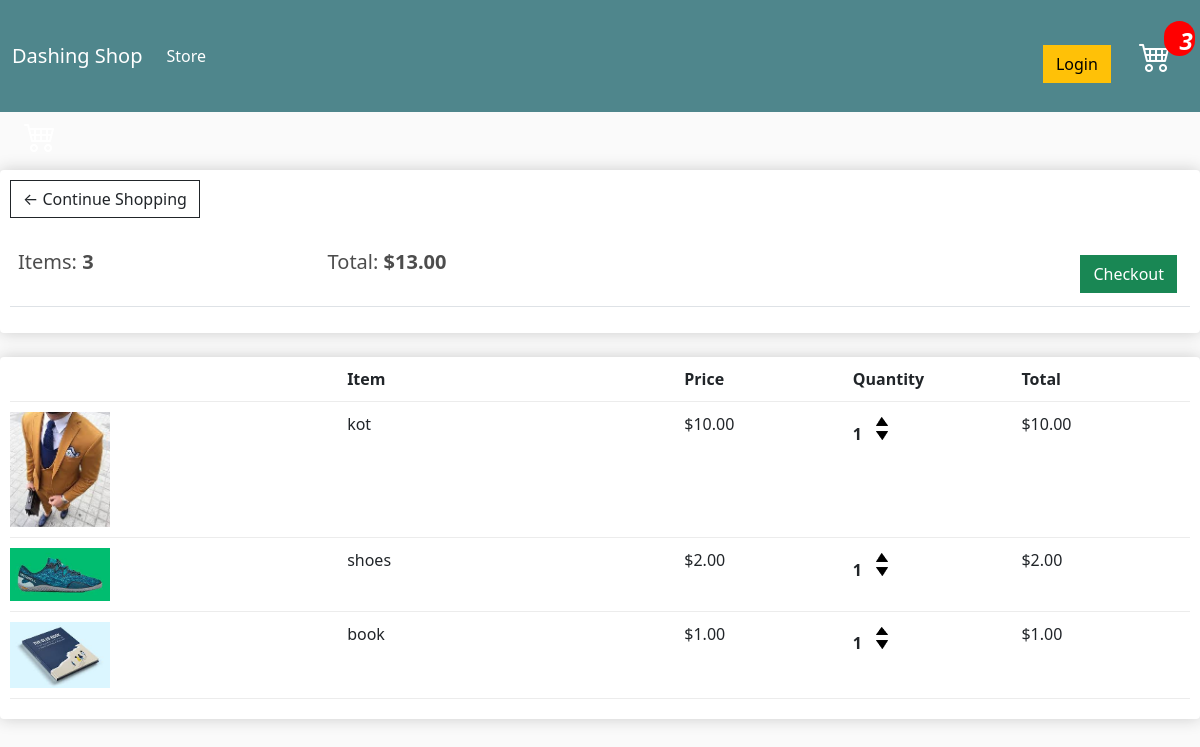
The app's page /cart/ (signed in) with its own data.
### store/models.py (models this page shows, shortened)
class Order (models.Model):
    customer = models.ForeignKey(Customer,on_delete=models.SET_NULL,null=True,blank=True)
    date_ordered = models.DateTimeField(auto_now_add=True)
    complete = models.BooleanField(default=False,null=True,blank=False)
    tarnsaction_id =  models.CharField(max_length=200,null=True)
    @property
    def get_cart_total(self):
        orderitems = self.orderitem_set.all()
        total = sum([item.get_total for item in orderitems])
        return total
    @property
    def get_cart_items(self):
        orderitems = self.orderitem_set.all()
        total = sum([item.quantity for item in orderitems])
        return total

class OrderItem(models.Model):
    product = models.ForeignKey(Product,on_delete=models.SET_NULL,null=True)
    order = models.ForeignKey(Order,on_delete=models.SET_NULL,null=True)
    quantity = models.IntegerField(default=0,null=True,blank=True)
    date_added =models.DateTimeField(auto_now_add=True)
    @property
    def get_total(self):
        total = self.quantity * self.product.price
        return total

class Product(models.Model):
    name = models.CharField(max_length=200,null=True)
    price = models.DecimalField(max_digits=7,decimal_places=2)
    digital = models.BooleanField(default=False,null=True,blank=False)
    image = models.ImageField(null=True,blank=True)
    @property
    def imageURL(self):
        try:
            url = self.image.url
        except:
            url = ''
        return url

### store/views.py (the view)
# urls.py: path('cart/',views.cart,name="cart"),
def cart(request):
    data = cartData(request)
    cartItems = data['cartItems']
    order = data['order']
    items = data['items']
    context={'items':items,'order':order,'cartItems':cartItems}
    return render(request,"store/cart.html",context)

### store/utils.py (called while the page is built)
def cartData(request):
    if request.user.is_authenticated:
        customer = request.user.customer
        order,created = Order.objects.get_or_create(customer=customer,complete=False)
        items = order.orderitem_set.all()
        cartItems = order.get_cart_items
    else:
       cookieData = cookieCart(request)
       cartItems = cookieData['cartItems']
       order = cookieData['order']
       items = cookieData['items']
    return {'cartItems':cartItems,'order':order,'items':items}

### store/templates/store/cart.html
{% extends 'store/main.html' %}
{% load static %}
{%  block content %}
	<div class="row">
		<div class="col-lg-12">
			<div class="box-element">
				<a  class="btn btn-outline-dark" href="{% url 'store:store' %}">&#x2190; Continue Shopping</a>
				<br>
				<br>
				<table class="table">
					<tr>
						<th><h5>Items: <strong>{{ order.get_cart_items }}</strong></h5></th>
						<th><h5>Total:<strong> ${{ order.get_cart_total|floatformat:2 }}</strong></h5></th>
						<th>
							<a  style="float:right; margin:5px;" class="btn btn-success" href="{% url 'store:checkout' %}">Checkout</a>
						</th>
					</tr>
				</table>
			</div>
			<br>
			<div class="box-element">
				<div class="cart-row">
					<div style="flex:2"></div>
					<div style="flex:2"><strong>Item</strong></div>
					<div style="flex:1"><strong>Price</strong></div>
					<div style="flex:1"><strong>Quantity</strong></div>
					<div style="flex:1"><strong>Total</strong></div>
				</div>
				{% for item in items %}
				<div class="cart-row">
					<div style="flex:2"><img class="row-image" src="{{ item.product.imageURL }}"></div>
					<div style="flex:2"><p>{{ item.product.name }}</p></div>
					<div style="flex:1"><p>${{ item.product.price|floatformat:2}}</p></div>
					<div style="flex:1">
						<p class="quantity">{{ item.quantity }}</p>
						<div class="quantity">
							<img data-product="{{ item.product.id }}" data-action="add" class="chg-quantity update-cart" src="{% static  'images/uparrow.png' %}">
							<img data-product="{{ item.product.id }}" data-action="remove"  class="chg-quantity update-cart" src="{% static  'images/downarrow.png' %}">
						</div>
					</div>
					<div style="flex:1"><p>${{ item.get_total }}</p></div>
				</div>
				{% endfor %}
			</div>
		</div>
	</div>
{% endblock content %}

### store/templates/store/main.html (shortened to what this page needs)
{% load static%}
<!DOCTYPE html>
<html lang="en">
    <head>
        <link href="https://cdn.jsdelivr.net/npm/bootstrap@5.3.0-alpha1/dist/css/bootstrap.min.css" rel="stylesheet">
        <link rel="stylesheet" href="https://cdn.jsdelivr.net/npm/bootstrap-icons@1.10.3/font/bootstrap-icons.css">
        <link rel="stylesheet" type="text/css" href="{% static 'css/main.css'%}" >
    </head>
    <body>
        <nav class="navbar navbar-expand-lg bg-dark navbar-dark">
            <div class="container-fluid">
              <a class="navbar-brand" href="{% url 'store:store' %}">Dashing Shop</a>
              <div class="collapse navbar-collapse" id="navbarSupportedContent">
                <ul class="navbar-nav mr-auto ">
                  <li class="nav-item">
                    <a class="nav-link active" aria-current="page" href="{% url 'store:store' %}">Store</a>
                  </li>
                </ul>
              </div>
              <div class="form-inline my-2 my-lg-0 text-center" >
                  <a class="btn btn-warning"  href="#" >Login</a>
                  <a href="{% url 'store:cart' %}" >
                    <i  id="cart-icon" class="bi bi-cart4 m-4 position-relative " style="font-size:2rem;color:white;">
                        <span class=" position-absolute badge rounded-pill start-100 bottom-50  badge  nav-span " >{{cartItems}}</span>
                    </i>
                  </a>
              </div>
            </div>
          </nav>
          <i class="bi bi-cart4 m-4" style="font-size:2rem;color:white;"></i>
        {% block content %}
        {% endblock content%}
    </body>
</html>

### static/css/main.css (style rules this page uses)
body { background-color: hsl(0, 0%, 98%); }
h1,h2,h3,h4,h5,h6 { color:hsl(0, 0%, 30%); }
.box-element { box-shadow:hsl(0, 0%, 80%) 0 0 16px; background-color: #fff; border-radius: 4px; padding: 10px; }
.bg-dark { background-color: #4f868c!important; }
#cart-icon { width:25px; display: inline-block; margin-left: 15px; }
.col-lg-4, .col-lg-6, .col-lg-8, .col-lg-12 { margin-top: 10px; }
.btn { border-radius: 0; }
.row-image { width: 100px; }
.cart-row { display: flex; align-items: flex-stretch; padding-bottom: 10px; margin-bottom: 10px; border-bottom: 1px solid #ececec; }
.quantity { display: inline-block; font-weight: 700; padding-right:10px; }
.chg-quantity { width: 12px; cursor: pointer; display: block; margin-top: 5px; transition:.1s; }
.nav-span { width:25px; height:35px; background-color:#ff0000; }

### records on screen
Order: get_cart_items "3", get_cart_total "13.00"
OrderItem: product.imageURL (picture), product.name "kot", product.price "10.00", quantity "1", get_total "10.00"
OrderItem: product.imageURL (picture), product.name "shoes", product.price "2.00", quantity "1", get_total "2.00"
OrderItem: product.imageURL (picture), product.name "book", product.price "1.00", quantity "1", get_total "1.00"

### other values on screen
{{ cartItems }} "3"
